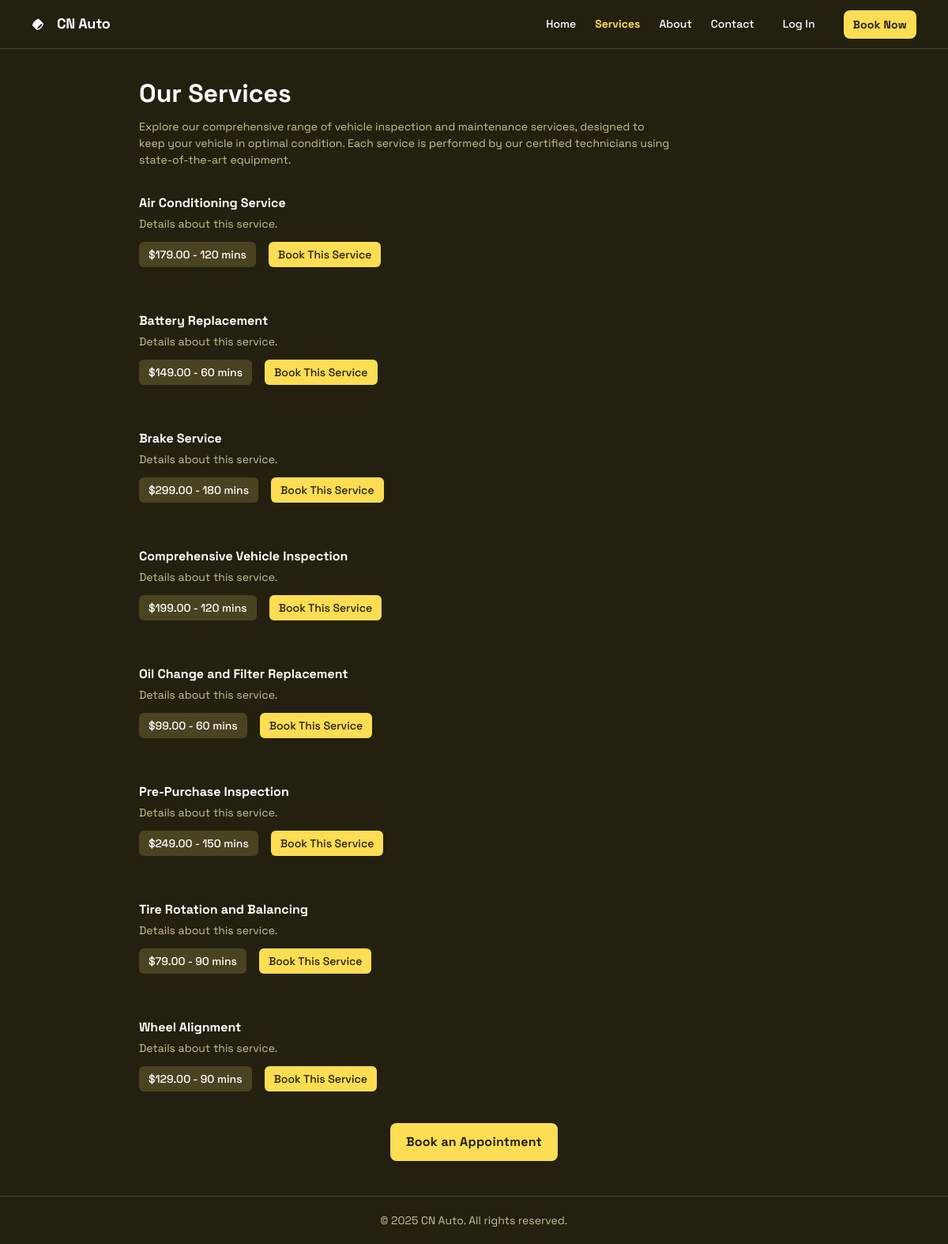
The page /servizi.php on the database its author committed.
### tables this page shows
CREATE TABLE services (
    id INT AUTO_INCREMENT PRIMARY KEY,
    name VARCHAR(255) NOT NULL,
    description TEXT,
    price DECIMAL(10, 2) NOT NULL,
    duration INT NOT NULL  
);

### config.php (called while the page is built, shortened)
<?php
function is_logged_in() {
    return isset($_SESSION['user_id']);
}
?>

### utils/functions.php (called while the page is built, shortened)
<?php
function get_all_services($mysqli_conn) {
    $services = [];
    $sql = "SELECT id, name, price, duration FROM services ORDER BY name ASC";
    if ($result = $mysqli_conn->query($sql)) {
        while ($row = $result->fetch_assoc()) {
            $services[] = $row;
        }
    } else {
        error_log("Error fetching services: " . $mysqli_conn->error);
    }
    return $services;
}
?>

### servizi.php (the view, shortened to what this page needs)
<html>
  <head>
    <script src="https://cdn.tailwindcss.com?plugins=forms,container-queries"></script>
  </head>
  <body>
    <?php
        require_once 'config.php';
        require_once 'utils/functions.php';
        $all_services = get_all_services($mysqli);
    ?>
    <div class="relative flex size-full min-h-screen flex-col bg-[#232010] dark group/design-root overflow-x-hidden" style='font-family: "Space Grotesk", "Noto Sans", sans-serif;'>
      <div class="layout-container flex h-full grow flex-col">
        <header class="flex items-center justify-between whitespace-nowrap border-b border-solid border-b-[#4a4321] px-4 sm:px-10 py-3">
          <a href="<?php echo BASE_URL . '/home.php'; ?>" class="flex items-center gap-4 text-white">
            <div class="size-4">
            </div>
            <h2 class="text-white text-lg font-bold leading-tight tracking-[-0.015em]">CN Auto</h2>
          </a>
          <div class="flex flex-1 justify-end items-center gap-2 sm:gap-6">
            <nav class="hidden sm:flex items-center gap-6">
              <a class="text-white text-sm font-medium leading-normal hover:text-[#fcdd53]" href="<?php echo BASE_URL . '/home.php'; ?>">Home</a>
              <a class="text-white text-sm font-medium leading-normal hover:text-[#fcdd53] aria-[current=page]:text-[#fcdd53] aria-[current=page]:font-bold" href="<?php echo BASE_URL . '/servizi.php'; ?>" aria-current="page">Services</a>
              <a class="text-white text-sm font-medium leading-normal hover:text-[#fcdd53]" href="#">About</a>
              <a class="text-white text-sm font-medium leading-normal hover:text-[#fcdd53]" href="#">Contact</a>
            </nav>
            <?php if (is_logged_in()): ?>
                <a href="<?php echo is_admin() ? BASE_URL . '/dashboardAdmin.php' : BASE_URL . '/areacliente.php'; ?>" class="text-white text-sm font-medium leading-normal hover:text-[#fcdd53] px-3 py-2 rounded-lg bg-opacity-50 hover:bg-opacity-75 transition-colors"><?php echo is_admin() ? 'Admin' : 'My Account'; ?></a>
                <a href="<?php echo BASE_URL . '/logout.php'; ?>" class="flex min-w-[80px] cursor-pointer items-center justify-center overflow-hidden rounded-lg h-9 px-3 bg-[#4a4321] text-white text-xs sm:text-sm font-bold leading-normal tracking-[0.015em] hover:bg-[#5f552a]">Logout</a>
            <?php else: ?>
                 <a href="<?php echo BASE_URL . '/login.php'; ?>" class="text-white text-sm font-medium leading-normal hover:text-[#fcdd53] px-3 py-2 rounded-lg bg-opacity-50 hover:bg-opacity-75 transition-colors">Log In</a>
            <?php endif; ?>
            <a href="<?php echo BASE_URL . '/bookinapp.php'; ?>"
              class="flex min-w-[80px] max-w-[480px] cursor-pointer items-center justify-center overflow-hidden rounded-lg h-9 px-3 bg-[#fcdd53] text-[#232010] text-xs sm:text-sm font-bold leading-normal tracking-[0.015em] hover:bg-[#fadc70]"
            >
              <span class="truncate">Book Now</span>
            </a>
          </div>
        </header>
        <main class="px-4 sm:px-10 md:px-20 lg:px-40 flex flex-1 justify-center py-5">
          <div class="layout-content-container flex flex-col w-full max-w-[960px] flex-1">
            <div class="flex flex-wrap justify-between gap-3 p-4">
              <div class="flex min-w-72 flex-col gap-3">
                <h1 class="text-white tracking-light text-3xl sm:text-[32px] font-bold leading-tight">Our Services</h1>
                <p class="text-[#cdc28e] text-sm font-normal leading-normal max-w-2xl">
                  Explore our comprehensive range of vehicle inspection and maintenance services, designed to keep your vehicle in optimal condition. Each service is performed by
                  our certified technicians using state-of-the-art equipment.
                </p>
              </div>
            </div>
            <?php
            $image_idx = 0;
            ?>
            <?php if (!empty($all_services)): ?>
                <div class="space-y-6">
                    <?php foreach ($all_services as $service): ?>
                        <div class="p-4">
                            <div class="flex flex-col sm:flex-row items-stretch justify-between gap-4 rounded-lg">
                                <div class="flex flex-col gap-3 flex-[2_2_0px]">
                                    <div class="flex flex-col gap-1">
                                        <h3 class="text-white text-lg sm:text-base font-bold leading-tight"><?php echo htmlspecialchars($service['name']); ?></h3>
                                        <p class="text-[#cdc28e] text-sm font-normal leading-normal">
                                            <?php echo nl2br(htmlspecialchars($service['description'] ?? 'Details about this service.')); ?>
                                        </p>
                                    </div>
                                    <div class="flex items-center gap-4 mt-auto">
                                        <span class="text-sm font-medium text-white bg-[#4a4321] px-3 py-1.5 rounded-md">
                                            $<?php echo htmlspecialchars(number_format($service['price'], 2)); ?> - <?php echo htmlspecialchars($service['duration']); ?> mins
                                        </span>
                                        <a href="<?php echo BASE_URL . '/bookinapp.php?service_id=' . $service['id']; ?>"
                                           class="text-sm font-medium text-[#232010] bg-[#fcdd53] px-3 py-1.5 rounded-md hover:bg-[#fadc70] transition-colors">
                                            Book This Service
                                        </a>
                                    </div>
                                </div>
                                <div class="w-full sm:w-1/3 lg:w-1/4 flex-1 min-h-[150px] sm:min-h-0">
                                    <div class="w-full h-full bg-center bg-no-repeat aspect-video sm:aspect-auto bg-cover rounded-lg"
                                        style='background-image: url("<?php echo $service_images[$image_idx % count($service_images)]; $image_idx++; ?>");'>
                                    </div>
                                </div>
                            </div>
                        </div>
                    <?php endforeach; ?>
                </div>
            <?php else: ?>
                <p class="text-[#cdc28e] p-4">No services currently available. Please check back later.</p>
            <?php endif; ?>
            <div class="flex px-4 py-6 justify-center">
              <a href="<?php echo BASE_URL . '/bookinapp.php'; ?>"
                class="flex min-w-[84px] max-w-[480px] cursor-pointer items-center justify-center overflow-hidden rounded-lg h-12 px-5 bg-[#fcdd53] text-[#232010] text-base font-bold leading-normal tracking-[0.015em] hover:bg-[#fadc70]"
              >
                <span class="truncate">Book an Appointment</span>
              </a>
            </div>
          </div>
        </main>
        <footer class="flex justify-center border-t border-solid border-t-[#4a4321] mt-auto">
            <div class="flex max-w-[960px] flex-1 flex-col py-5 px-4">
                <p class="text-[#cdc28e] text-xs sm:text-sm font-normal leading-normal text-center">© <?php echo date("Y"); ?> CN Auto. All rights reserved.</p>
            </div>
        </footer>
      </div>
    </div>
  </body>
</html>

### rows shown on the page
services: name "Air Conditioning Service", description "Details about this service.", price "179.00", duration "120"
services: name "Battery Replacement", description "Details about this service.", price "149.00", duration "60"
services: name "Brake Service", description "Details about this service.", price "299.00", duration "180"
services: name "Comprehensive Vehicle Inspection", description "Details about this service.", price "199.00", duration "120"
services: name "Oil Change and Filter Replacement", description "Details about this service.", price "99.00", duration "60"
services: name "Pre-Purchase Inspection", description "Details about this service.", price "249.00", duration "150"
services: name "Tire Rotation and Balancing", description "Details about this service.", price "79.00", duration "90"
services: name "Wheel Alignment", description "Details about this service.", price "129.00", duration "90"
